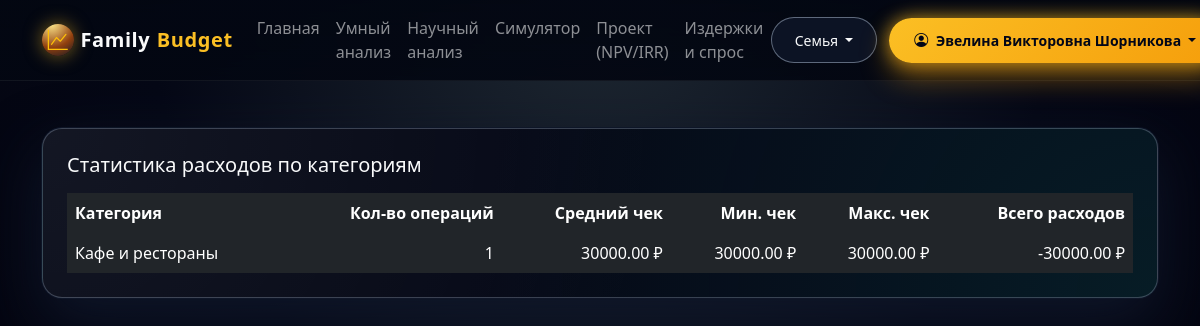
The page /analysis/stats (signed in) on the database its author committed.
### app/models.py (models this page shows)
class User(UserMixin, db.Model):
    id = db.Column(db.Integer, primary_key=True)
    email = db.Column(db.String(255), unique=True, nullable=False)
    password_hash = db.Column(db.String(255), nullable=False)
    name = db.Column(db.String(128))
    family_id = db.Column(db.Integer, db.ForeignKey("family.id"))

class Transaction(db.Model):
    id = db.Column(db.Integer, primary_key=True)
    user_id = db.Column(db.Integer, db.ForeignKey("user.id"), nullable=False)
    family_id = db.Column(db.Integer, db.ForeignKey("family.id"))
    type = db.Column(db.String(10), nullable=False)  # 'income' / 'expense'
    amount = db.Column(db.Float, nullable=False)
    category = db.Column(db.String(64), nullable=False)
    description = db.Column(db.String(255))
    date = db.Column(db.DateTime, default=datetime.utcnow)
    receipt_image = db.Column(db.String(512))  # Путь к скану чека
    merchant_name = db.Column(db.String(128))  # Название магазина/ресторана
    items = db.relationship("TransactionItem", backref="transaction", lazy=True, cascade="all, delete-orphan")

### app/analysis_routes.py (the view)
@analysis_bp.route("/stats")
@login_required
def stats():
    if current_user.family_id:
        q = Transaction.query.filter_by(family_id=current_user.family_id)
    else:
        q = Transaction.query.filter_by(user_id=current_user.id)
    rows = (
        q.filter_by(type="expense")
         .with_entities(
             Transaction.category,
             func.count(Transaction.id).label("n"),
             func.avg(Transaction.amount).label("avg"),
             func.min(Transaction.amount).label("min"),
             func.max(Transaction.amount).label("max"),
             func.sum(Transaction.amount).label("total"),
         )
         .group_by(Transaction.category)
         .all()
    )
    return render_template("analysis/stats.html", rows=rows)

### app/templates/analysis/stats.html (shortened to what this page needs)
{% extends "base.html" %}
{% block content %}
<div class="container py-5">
  <div class="fb-card p-4">
    <h1 class="h5 mb-3">Статистика расходов по категориям</h1>
    {% if rows %}
      <div class="table-responsive">
        <table class="table table-dark table-borderless align-middle mb-0">
          <thead class="text-muted-soft">
            <tr>
              <th>Категория</th>
              <th class="text-end">Кол-во операций</th>
              <th class="text-end">Средний чек</th>
              <th class="text-end">Мин. чек</th>
              <th class="text-end">Макс. чек</th>
              <th class="text-end">Всего расходов</th>
            </tr>
          </thead>
          <tbody>
            {% for cat, n, avg, min_v, max_v, total in rows %}
              <tr>
                <td>{{ cat }}</td>
                <td class="text-end">{{ n }}</td>
                <td class="text-end">{{ "%.2f"|format(avg) }} ₽</td>
                <td class="text-end">{{ "%.2f"|format(min_v) }} ₽</td>
                <td class="text-end">{{ "%.2f"|format(max_v) }} ₽</td>
                <td class="text-end text-expense">-{{ "%.2f"|format(total) }} ₽</td>
              </tr>
            {% endfor %}
          </tbody>
        </table>
      </div>
    {% else %}
      <p class="mb-0 text-muted-soft">
        Пока нет расходов, по которым можно посчитать статистику.
      </p>
    {% endif %}
  </div>
</div>
{% endblock %}

### app/templates/base.html (shortened to what this page needs)
<!doctype html>
<html lang="ru">
<head>
    <link href="https://cdn.jsdelivr.net/npm/bootstrap@5.3.2/dist/css/bootstrap.min.css" rel="stylesheet">
    <link href="https://cdn.jsdelivr.net/npm/bootstrap-icons@1.11.1/font/bootstrap-icons.css" rel="stylesheet">
</head>
<body>
<header class="fb-header">
    <nav class="navbar navbar-expand-lg navbar-dark">
        <div class="container">
            <a class="fb-brand navbar-brand" href="{{ url_for('index') }}">
                <span class="fb-brand-icon">
                    <i class="bi bi-graph-up text-warning"></i>
                </span>
                Family<span>Budget</span>
            </a>
            <div class="collapse navbar-collapse" id="fbNavbar">
                <ul class="navbar-nav me-auto mb-2 mb-lg-0">
                    {% if current_user.is_authenticated %}
                        <li class="nav-item">
                            <a class="nav-link" href="{{ url_for('transactions.dashboard') }}">
                                Главная
                            </a>
                        </li>
                        <li class="nav-item">
                            <a class="nav-link" href="{{ url_for('analysis.smart') }}">
                                Умный анализ
                            </a>
                        </li>
                        <li class="nav-item">
                            <a class="nav-link" href="{{ url_for('analysis.stats') }}">
                                Научный анализ
                            </a>
                        </li>
                        <li class="nav-item">
                            <a class="nav-link" href="{{ url_for('analysis.simulator_menu') }}">
                                Симулятор
                            </a>
                        </li>
                        <li class="nav-item">
                            <a class="nav-link" href="{{ url_for('analysis.project') }}">
                                Проект (NPV/IRR)
                            </a>
                        </li>
                        <li class="nav-item">
                            <a class="nav-link" href="{{ url_for('analysis.costs') }}">
                                Издержки и спрос
                            </a>
                        </li>
                    {% endif %}
                </ul>
                <div class="d-flex ms-auto align-items-center gap-2">
                    {% if current_user.is_authenticated %}
                        <div class="dropdown me-1">
                            <button class="btn btn-sm btn-fb-outline dropdown-toggle"
                                    type="button" data-bs-toggle="dropdown"
                                    aria-expanded="false">
                                Семья
                            </button>
                        </div>
                        <div class="dropdown">
                            <button class="btn btn-sm btn-fb-primary dropdown-toggle"
                                    type="button" data-bs-toggle="dropdown"
                                    aria-expanded="false">
                                <i class="bi bi-person-circle me-1"></i>
                                {{ current_user.name or current_user.email }}
                            </button>
                        </div>
                    {% endif %}
                </div>
            </div>
        </div>
    </nav>
</header>
<main>
    {% block content %}{% endblock %}
</main>
</body>
</html>

### app/templates/base.html (style rules this page uses)
:root { --fb-bg-deep: #02010a; --fb-bg-main: #050816; --fb-bg-soft: #111827; --fb-gold: #fbbf24; --fb-gold-strong: #f59e0b; --fb-green: #22c55e; --fb-red: #f97373; --fb-text-main: #f9fafb; --fb-text-muted: #9ca3af; --fb-border-soft: rgba(148, 163, 184, 0.35); }
* { box-sizing: border-box; }
body { background: radial-gradient(circle at top, #1f2933 0, var(--fb-bg-main) 45%, var(--fb-bg-deep) 100%); color: var(--fb-text-main); min-height: 100vh; font-family: system-ui, -apple-system, BlinkMacSystemFont, "Segoe UI", sans-serif; }
main { padding-top: 80px; }
.fb-header { position: fixed; top: 0; left: 0; right: 0; z-index: 1000; backdrop-filter: blur(18px); background: linear-gradient( to bottom, rgba(3, 7, 18, 0.96), rgba(3, 7, 18, 0.92) ); border-bottom: 1px solid rgba(249, 250, 251, 0.06); }
.fb-brand { font-weight: 700; letter-spacing: 0.03em; color: var(--fb-text-main); text-decoration: none; display: flex; align-items: center; gap: .4rem; }
.fb-brand span { color: var(--fb-gold); }
.fb-brand-icon { width: 32px; height: 32px; border-radius: 999px; display: inline-flex; align-items: center; justify-content: center; background: radial-gradient(circle at 30% 0, #fde68a 0, #92400e 60%, #111827 100%); box-shadow: 0 0 18px rgba(251, 191, 36, 0.5); }
.fb-card { background: radial-gradient(circle at top left, rgba(248, 250, 252, 0.06), transparent 55%), radial-gradient(circle at bottom right, rgba(15, 118, 110, 0.18), transparent 60%), var(--fb-bg-main); border-radius: 1.25rem; border: 1px solid var(--fb-border-soft); box-shadow: 0 24px 60px rgba(15, 23, 42, 0.9), 0 0 0 1px rgba(15, 23, 42, 0.9); }
.text-muted-soft { color: var(--fb-text-muted) !important; }
.btn-fb-primary { background: linear-gradient(135deg, var(--fb-gold), var(--fb-gold-strong)); color: #020617; border: none; font-weight: 600; padding: 0.75rem 1.6rem; border-radius: 999px; box-shadow: 0 14px 30px rgba(245, 158, 11, 0.45), 0 0 18px rgba(251, 191, 36, 0.7); transition: transform .12s ease-out, box-shadow .12s ease-out, filter .12s ease-out; }
.btn-fb-outline { border-radius: 999px; border: 1px solid rgba(148, 163, 184, 0.6); color: var(--fb-text-main); background: rgba(15, 23, 42, 0.8); padding: 0.7rem 1.4rem; font-weight: 500; transition: border-color .12s ease-out, background .12s ease-out, transform .12s ease-out; }
.text-expense { color: var(--fb-red); }
main { animation: fadeInUp 0.6s ease-out; }
.fb-card { animation: fadeInUp 0.8s ease-out; transition: transform 0.3s ease, box-shadow 0.3s ease; }
.btn { transition: all 0.2s ease; }

### rows shown on the page
User: name "Эвелина Викторовна Шорникова"
Transaction: category "Кафе и рестораны", n "1", amount "30000.00"
